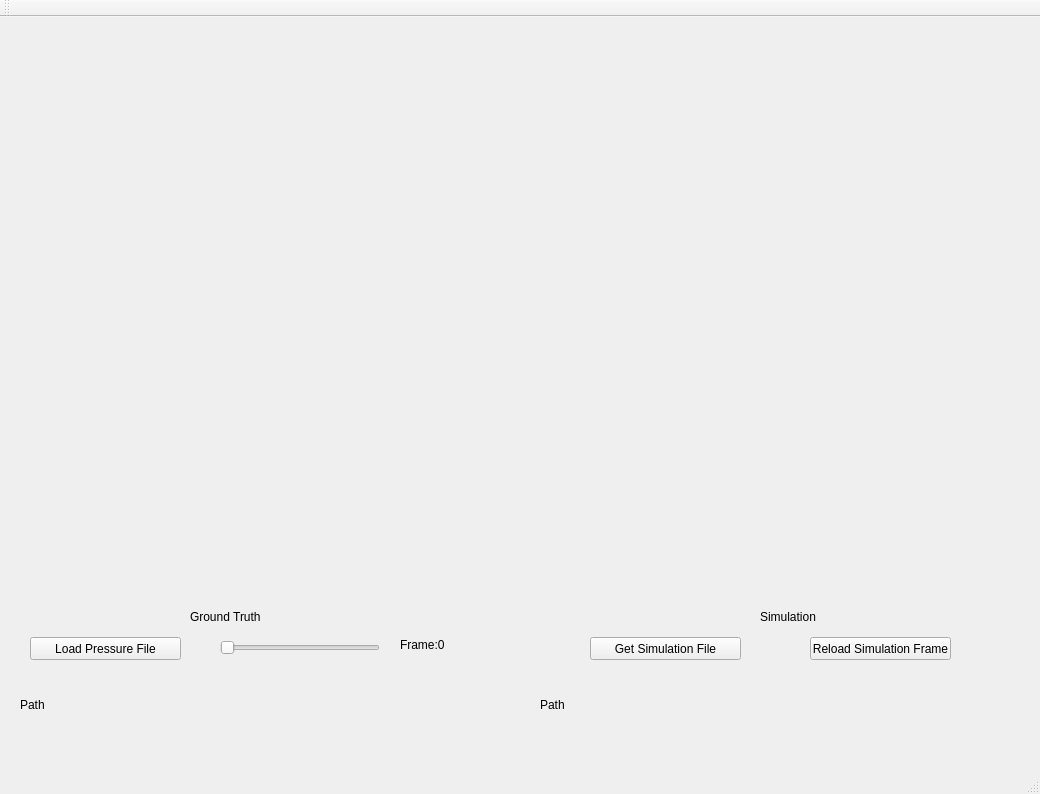
<?xml version="1.0" encoding="UTF-8"?>
<ui version="4.0">
 <class>PressureImageDisplayClass</class>
 <widget class="QMainWindow" name="PressureImageDisplayClass">
  <property name="geometry">
   <rect>
    <x>0</x>
    <y>0</y>
    <width>1040</width>
    <height>794</height>
   </rect>
  </property>
  <property name="windowTitle">
   <string>PressureImageDisplay</string>
  </property>
  <widget class="QWidget" name="centralWidget">
   <widget class="QPushButton" name="LoadFileButton">
    <property name="geometry">
     <rect>
      <x>30</x>
      <y>620</y>
      <width>151</width>
      <height>23</height>
     </rect>
    </property>
    <property name="text">
     <string>Load Pressure File</string>
    </property>
   </widget>
   <widget class="QLabel" name="label">
    <property name="geometry">
     <rect>
      <x>190</x>
      <y>590</y>
      <width>71</width>
      <height>20</height>
     </rect>
    </property>
    <property name="text">
     <string>Ground Truth</string>
    </property>
   </widget>
   <widget class="QLabel" name="label_2">
    <property name="geometry">
     <rect>
      <x>760</x>
      <y>590</y>
      <width>61</width>
      <height>20</height>
     </rect>
    </property>
    <property name="text">
     <string>Simulation</string>
    </property>
   </widget>
   <widget class="QLabel" name="FileData">
    <property name="geometry">
     <rect>
      <x>0</x>
      <y>0</y>
      <width>500</width>
      <height>580</height>
     </rect>
    </property>
    <property name="text">
     <string/>
    </property>
   </widget>
   <widget class="QLabel" name="SimulationData">
    <property name="geometry">
     <rect>
      <x>540</x>
      <y>0</y>
      <width>500</width>
      <height>580</height>
     </rect>
    </property>
    <property name="text">
     <string/>
    </property>
   </widget>
   <widget class="QSlider" name="FrameSlider">
    <property name="geometry">
     <rect>
      <x>220</x>
      <y>620</y>
      <width>160</width>
      <height>22</height>
     </rect>
    </property>
    <property name="maximum">
     <number>0</number>
    </property>
    <property name="orientation">
     <enum>Qt::Horizontal</enum>
    </property>
   </widget>
   <widget class="QLabel" name="FrameNumDisp">
    <property name="geometry">
     <rect>
      <x>400</x>
      <y>620</y>
      <width>51</width>
      <height>16</height>
     </rect>
    </property>
    <property name="text">
     <string>Frame:0</string>
    </property>
   </widget>
   <widget class="QLabel" name="FilePath">
    <property name="geometry">
     <rect>
      <x>20</x>
      <y>680</y>
      <width>491</width>
      <height>16</height>
     </rect>
    </property>
    <property name="text">
     <string>Path</string>
    </property>
   </widget>
   <widget class="QPushButton" name="LoadSimuBtton">
    <property name="geometry">
     <rect>
      <x>590</x>
      <y>620</y>
      <width>151</width>
      <height>23</height>
     </rect>
    </property>
    <property name="text">
     <string>Get Simulation File</string>
    </property>
   </widget>
   <widget class="QLabel" name="SimuPath">
    <property name="geometry">
     <rect>
      <x>540</x>
      <y>680</y>
      <width>491</width>
      <height>16</height>
     </rect>
    </property>
    <property name="text">
     <string>Path</string>
    </property>
   </widget>
   <widget class="QPushButton" name="ReloadSimuFile">
    <property name="geometry">
     <rect>
      <x>810</x>
      <y>620</y>
      <width>141</width>
      <height>23</height>
     </rect>
    </property>
    <property name="text">
     <string>Reload Simulation Frame</string>
    </property>
   </widget>
  </widget>
  <widget class="QMenuBar" name="menuBar">
   <property name="geometry">
    <rect>
     <x>0</x>
     <y>0</y>
     <width>1040</width>
     <height>21</height>
    </rect>
   </property>
  </widget>
  <widget class="QToolBar" name="mainToolBar">
   <attribute name="toolBarArea">
    <enum>TopToolBarArea</enum>
   </attribute>
   <attribute name="toolBarBreak">
    <bool>false</bool>
   </attribute>
  </widget>
  <widget class="QStatusBar" name="statusBar"/>
 </widget>
 <layoutdefault spacing="6" margin="11"/>
 <resources>
  <include location="pressureimagedisplay.qrc"/>
 </resources>
 <connections/>
</ui>
